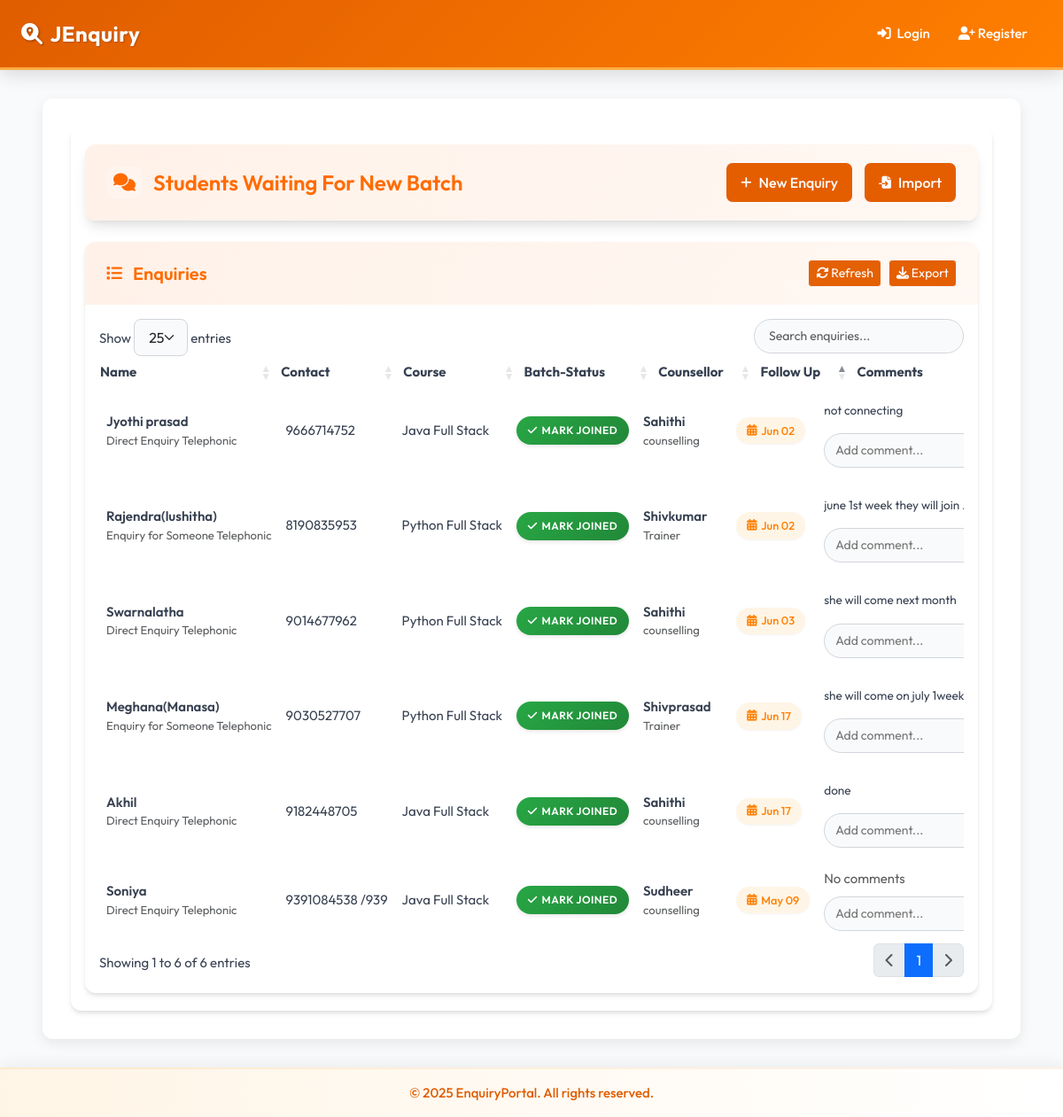
/inconsistent-joined/, run on the app's committed database.
### enquiry/models.py (models this page shows, shortened)
class Enquiry(models.Model):
    STATUS_CHOICES = [
        ('joined', 'Joined'),
        ('pending', 'Pending'),
        ('dropout', 'Dropout'),
    ]
    SUBJECT_CHOICES = [
        ('java_full_stack', 'Java Full Stack'),
        ('python_full_stack', 'Python Full Stack'),
        ('other', 'Other'),
    ]
    ENQUIRY_TYPE_CHOICES = [
        ('someone_telephonic', 'Enquiry for Someone Telephonic'),
        ('direct_telephonic', 'Direct Enquiry Telephonic'),
        ('someone_walkin', 'Enquiry for Someone WalkIn'),
        ('direct_walkin', 'Direct Enquiry WalkIn'),
        ('telephonic_to_walkin', 'Telephonic To Walkin'),
    ]
    VISIT_TYPE_CHOICES = [
        ('alone_walkin', 'Alone Walkin'),
        ('came_with_parents', 'Came with parents'),
        ('student_reference', 'Student Reference'),
        ('old_student_reference', 'Old Student Reference'),
        ('came_with_relatives', 'Came with relatives'),
        ('telephonic', 'Telephonic'),
    ]
    name = models.CharField(max_length=100)
    mobile = models.CharField(max_length=15, unique=True)
    parent_number = models.CharField(max_length=15, blank=True, null=True)
    native_district_name = models.CharField(max_length=30, blank=True, null=True)
    subject = models.CharField(max_length=50, choices=SUBJECT_CHOICES)
    other_subject_name = models.CharField(max_length=100, blank=True, null=True)
    status = models.CharField(max_length=10, choices=STATUS_CHOICES, default='pending')
    enquiry_type = models.CharField(max_length=30, choices=ENQUIRY_TYPE_CHOICES, default='direct_telephonic')
    visit_type = models.CharField(max_length=30, choices=VISIT_TYPE_CHOICES, default='alone_walkin')
    created_at = models.DateTimeField(auto_now_add=True)
    followup_date = models.DateField(null=True, blank=True)
    enquiry_date = models.DateField(null=True, blank=True)
    joined_date = models.DateField(null=True, blank=True)
    fees_paid_date = models.DateField(null=True, blank=True)
    due_date = models.DateField(null=True, blank=True)
    target_fees = models.DecimalField(
        max_digits=12, decimal_places=2,
        null=True, blank=True,
        help_text="Total fees for the course"
    )
    fees_paid = models.DecimalField(
        max_digits=12, decimal_places=2,
        default=0.00,
        help_text="Total amount paid by the student"
    )
    fees_balance = models.DecimalField(
        max_digits=12, decimal_places=2,
        null=True, blank=True,
        help_text="Remaining balance (calculated automatically)"
    )
    is_joined_batch = models.BooleanField(default=False)
    counsellor = models.ForeignKey('Counsellor', on_delete=models.CASCADE, related_name='enquiries')
    class Meta:
        indexes = [
            models.Index(fields=['created_at']),
            models.Index(fields=['joined_date']),
            models.Index(fields=['status']),
            models.Index(fields=['counsellor']),
            models.Index(fields=['enquiry_date']),
            models.Index(fields=['enquiry_type']),
        ]
        ordering = ['-created_at']

class Counsellor(models.Model):
    name = models.CharField(max_length=100, unique=True)
    mobile = models.CharField(max_length=15)
    department = models.CharField(max_length=100)

class Comment(models.Model):
    enquiry = models.ForeignKey(Enquiry, on_delete=models.CASCADE, related_name='comments')
    comment = models.TextField()
    created_at = models.DateTimeField(default=timezone.now)
    class Meta:
        get_latest_by = 'created_at'
        ordering = ['-created_at']
        indexes = [
            models.Index(fields=['enquiry']),
            models.Index(fields=['created_at']),
        ]

### enquiry/views.py (the view)
# urls.py: path('inconsistent-joined/', views.InconsistentJoinedEnquiryListView.as_view(), name='inconsistent_joined'),
class InconsistentJoinedEnquiryListView(ListView):
    model = Enquiry
    template_name = 'inconsistent_joined_list.html'
    context_object_name = 'enquiries'
    def get_queryset(self):
        return Enquiry.objects.filter(status='joined', is_joined_batch=False)

### enquiry/models.py (called while the page is built)
    @property
    def actual_collected(self):
        from .models import PaymentHistory
        total = PaymentHistory.objects.filter(
            payment_date__year=self.year,
            payment_date__month=self.month
        ).aggregate(Sum('amount_paid'))['amount_paid__sum'] or Decimal('0.00')
        return total

### template/inconsistent_joined_list.html (shortened to what this page needs)
{% extends 'base.html' %}
{% block extra_css %}
<link rel="stylesheet" href="https://cdn.datatables.net/1.13.6/css/dataTables.bootstrap5.min.css">
<link rel="stylesheet" href="https://cdnjs.cloudflare.com/ajax/libs/font-awesome/6.4.0/css/all.min.css">
{% endblock %}
{% block content %}
<div class="app-wrapper">
    <div class="dashboard-header">
        <h1 class="dashboard-title">
            <i class="fas fa-comments"></i>
            Students Waiting For New Batch
        </h1>
        <div class="dashboard-actions">
            <a href="{% url 'enquiry:add_enquiry' %}" class="btn btn-light">
                <i class="fas fa-plus"></i> New Enquiry
            </a>
            <a href="{% url 'enquiry:bulk_enquiry_upload' %}" class="btn btn-outline-light">
                <i class="fas fa-file-import"></i> Import
            </a>
        </div>
    </div>
    <div class="data-card">
        <div class="card-header">
            <h2 class="card-title">
                <i class="fas fa-list"></i> Enquiries
            </h2>
            <div class="d-flex gap-2">
                <button id="refreshTable" class="btn btn-sm btn-outline-light">
                    <i class="fas fa-sync-alt"></i> Refresh
                </button>
                <button id="exportCSV" class="btn btn-sm btn-outline-light">
                    <i class="fas fa-download"></i> Export
                </button>
            </div>
        </div>
        <div class="card-body p-0">
            <div class="data-table-wrapper">
                <table id="enquiryTable" class="display nowrap w-100">
                    <thead>
                        <tr>
                            <th>Name</th>
                            <th>Contact</th>
                            <th>Course</th>
                            <th>Batch-Status</th>
                            <th>Counsellor</th>
                            <th>Follow Up</th>
                            <th>Comments</th>
                        </tr>
                    </thead>
                    <tbody>
                        {% for enquiry in enquiries %}
                        <tr id="enquiry-row-{{ enquiry.id }}">
                            <td>
                                <div class="fw-semibold">{{ enquiry.name }}</div>
                                <div class="text-muted small">{{ enquiry.get_enquiry_type_display }}</div>
                            </td>
                            <td>{{ enquiry.mobile }}</td>
                            <td>{{ enquiry.get_subject_display }}</td>
                            <td>
    <button class="capsule-button btn-success-modern" onclick="markAsJoined({{ enquiry.id }}, this)">
        <span class="btn-text">
            <i class="fas fa-check"></i>
            Mark Joined
        </span>
    </button>
</td>
                            <td>
                                <div class="fw-semibold">{{ enquiry.counsellor.name }}</div>
                                <div class="text-muted small">{{ enquiry.counsellor.department }}</div>
                            </td>
                            <td>
                                <div class="followup-date {% if enquiry.followup_date <= today %}urgent{% endif %}"
                                     data-enquiry-id="{{ enquiry.id }}">
                                    <i class="fas fa-calendar-alt"></i>
                                    {% if enquiry.followup_date %}
                                        {{ enquiry.followup_date|date:"M d" }}
                                    {% else %}
                                        Set Date
                                    {% endif %}
                                </div>
                            </td>
                            <td>
                                <div id="comment-container-{{ enquiry.id }}">
                                    {% with enquiry.comments.all|first as comment %}
                                        {% if comment %}
                                            <div class="comment-preview"
                                                 title="{{ comment.comment }}"
                                                 data-enquiry-id="{{ enquiry.id }}">
                                                {{ comment.comment|truncatechars:30 }}
                                            </div>
                                        {% else %}
                                            <span class="text-muted">No comments</span>
                                        {% endif %}
                                    {% endwith %}
                                </div>
                                <div class="comment-input-group">
                                    <input type="text"
                                           id="comment-input-{{ enquiry.id }}"
                                           class="comment-input"
                                           placeholder="Add comment...">
                                </div>
                            </td>
                        </tr>
                        {% endfor %}
                    </tbody>
                </table>
            </div>
        </div>
    </div>
</div>
{% endblock %}

### template/base.html (style rules this page uses)
:root { --primary-orange: #ff7f00; --dark-orange: #e05d00; --light-orange: #ffae42; --very-light-orange: #fff5e6; --white: #ffffff; --gray-100: #f8f9fa; --gray-200: #e9ecef; }
body { font-family: 'Poppins', 'Segoe UI', Tahoma, Geneva, Verdana, sans-serif; background-color: var(--gray-100); font-size: 15px; min-height: 100vh; display: flex; flex-direction: column; }
.card-header { background: linear-gradient(45deg, var(--primary-orange), var(--light-orange)); color: var(--white); font-weight: 600; border-bottom: none; padding: 1rem 1.25rem; }
.card-body { padding: 1.5rem; }

### data on the page
Enquiry: name "Jyothi prasad", enquiry_type "Direct Enquiry Telephonic", mobile "9666714752", subject "Java Full Stack", counsellor.name "Sahithi", counsellor.department "counselling", followup_date "Jun 02"
Comment: comment "not connecting"
Enquiry: name "Rajendra(lushitha)", enquiry_type "Enquiry for Someone Telephonic", mobile "8190835953", subject "Python Full Stack", counsellor.name "Shivkumar", counsellor.department "Trainer", followup_date "Jun 02"
Comment: comment "june 1st week they will join…"
Enquiry: name "Meghana(Manasa)", enquiry_type "Enquiry for Someone Telephonic", mobile "9030527707", subject "Python Full Stack", counsellor.name "Shivprasad", counsellor.department "Trainer", followup_date "Jun 17"
Comment: comment "she will come on july 1week"
Enquiry: name "Akhil", enquiry_type "Direct Enquiry Telephonic", mobile "9182448705", subject "Java Full Stack", counsellor.name "Sahithi", counsellor.department "counselling", followup_date "Jun 17"
Comment: comment "done"
Enquiry: name "Swarnalatha", enquiry_type "Direct Enquiry Telephonic", mobile "9014677962", subject "Python Full Stack", counsellor.name "Sahithi", counsellor.department "counselling", followup_date "Jun 03"
Comment: comment "she will come next month"
Enquiry: name "Soniya", enquiry_type "Direct Enquiry Telephonic", mobile "9391084538 /939", subject "Java Full Stack", counsellor.name "Sudheer", counsellor.department "counselling", followup_date "May 09", shows "No comments"
